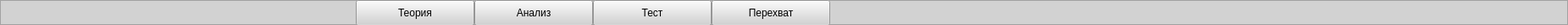
  <widget class="QFrame" name="frame_5">
   <property name="geometry">
    <rect>
     <x>-1</x>
     <y>0</y>
     <width>1851</width>
     <height>29</height>
    </rect>
   </property>
   <property name="styleSheet">
    <string notr="true">background-color: rgb(210, 210, 210)</string>
   </property>
   <property name="frameShape">
    <enum>QFrame::StyledPanel</enum>
   </property>
   <property name="frameShadow">
    <enum>QFrame::Raised</enum>
   </property>
   <widget class="QPushButton" name="btn_theory">
    <property name="geometry">
     <rect>
      <x>420</x>
      <y>0</y>
      <width>140</width>
      <height>30</height>
     </rect>
    </property>
    <property name="cursor">
     <cursorShape>PointingHandCursor</cursorShape>
    </property>
    <property name="styleSheet">
     <string notr="true">background-color: rgb(210, 210, 210)</string>
    </property>
    <property name="text">
     <string>Теория</string>
    </property>
   </widget>
   <widget class="QPushButton" name="btn_analiz">
    <property name="geometry">
     <rect>
      <x>560</x>
      <y>0</y>
      <width>140</width>
      <height>30</height>
     </rect>
    </property>
    <property name="cursor">
     <cursorShape>PointingHandCursor</cursorShape>
    </property>
    <property name="styleSheet">
     <string notr="true">background-color: rgb(210, 210, 210)</string>
    </property>
    <property name="text">
     <string>Анализ</string>
    </property>
   </widget>
   <widget class="QPushButton" name="btn_test">
    <property name="geometry">
     <rect>
      <x>700</x>
      <y>0</y>
      <width>140</width>
      <height>30</height>
     </rect>
    </property>
    <property name="cursor">
     <cursorShape>PointingHandCursor</cursorShape>
    </property>
    <property name="styleSheet">
     <string notr="true">background-color: rgb(210, 210, 210)</string>
    </property>
    <property name="text">
     <string>Тест</string>
    </property>
   </widget>
   <widget class="QPushButton" name="btn_perehvat">
    <property name="geometry">
     <rect>
      <x>840</x>
      <y>0</y>
      <width>140</width>
      <height>30</height>
     </rect>
    </property>
    <property name="cursor">
     <cursorShape>PointingHandCursor</cursorShape>
    </property>
    <property name="styleSheet">
     <string notr="true">background-color: rgb(210, 210, 210)</string>
    </property>
    <property name="text">
     <string>Перехват</string>
    </property>
   </widget>
  </widget>
